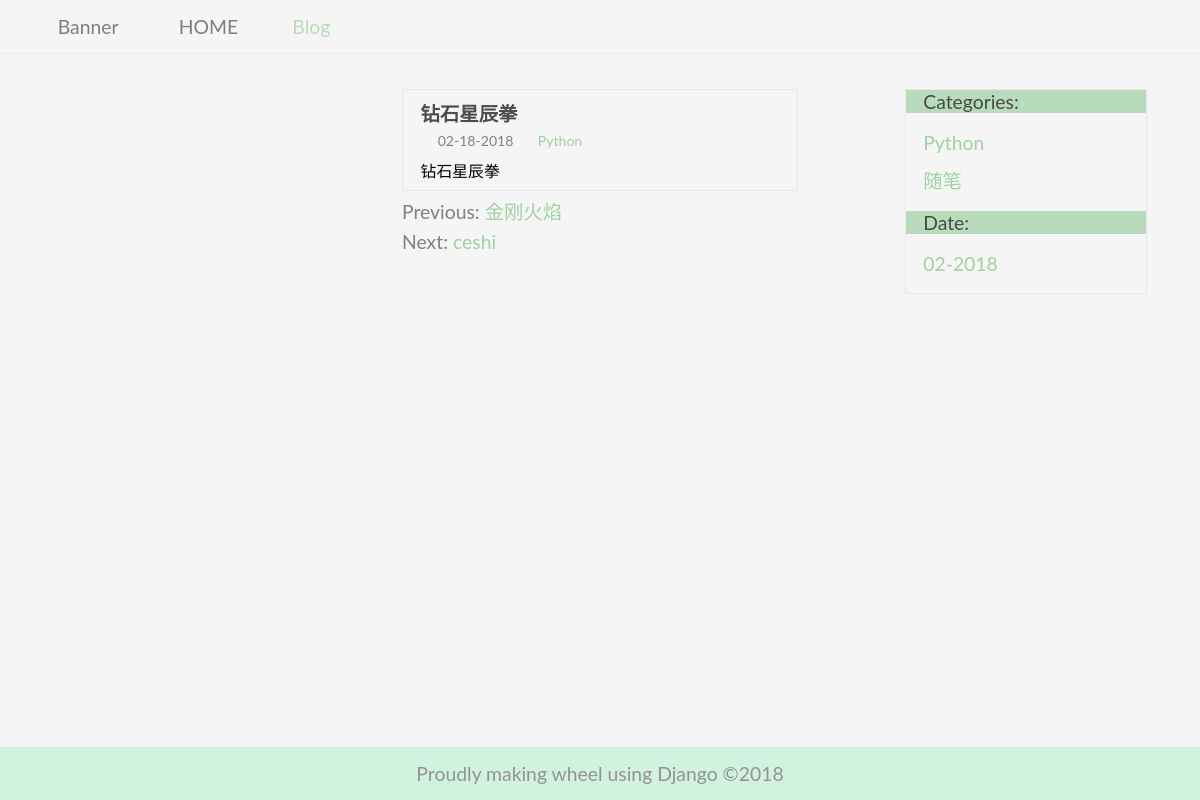
Page /blog/2 on the committed database.
### blog/models.py (models this page shows, shortened)
class Blog(models.Model):
    title = models.CharField(max_length=50, verbose_name='博客标题')
    blog_type = models.ForeignKey(BlogType, on_delete=models.DO_NOTHING, verbose_name='分类')
    content = models.TextField(verbose_name='博客内容')
    author = models.ForeignKey(User, on_delete=models.DO_NOTHING)
    created_time = models.DateTimeField(auto_now_add=True, verbose_name='发布时间')
    last_updated_time = models.DateTimeField(auto_now=True)
    image = models.ImageField(upload_to="media/%Y/%m", max_length=100,null=True,blank=True)
    class Meta:
        ordering = ['-created_time']

class BlogType(models.Model):
    type_name = models.CharField(max_length=15)
    def __str__(self):
        return self.type_name

### blog/views.py (the view)
# urls.py: path('<int:blog_pk>', views.blog_detail, name="blog_detail"),
def blog_detail(request, blog_pk):
    context = {}
    blog = get_object_or_404(Blog, pk=blog_pk)
    context['previous_blog'] = Blog.objects.filter(created_time__gt=blog.created_time).last()
    context['next_blog'] = Blog.objects.filter(created_time__lt=blog.created_time).first()
    context['blog'] = blog
    context['blog_types'] = BlogType.objects.all()
    context['blog_dates'] = Blog.objects.dates('created_time', 'month', order="DESC")
    return render_to_response('blog/blog_detail.html', context)

### templates/blog/blog_detail.html (shortened to what this page needs)
{% extends 'base.html' %}
{% block blog_active %}active{% endblock %}
{% block content %}
<section class="Myblog-container-left">
</section>
<section class="Myblog-container-middle">
    <article class="MyBlog-list">
        <div class="MyBlog-list-body">
            <h1 class="MyBlog-list-body_title">{{ blog.title}}</h1>
            <span class="MyBlog-list-body_date"><svg class="icon icon-sz" aria-hidden="true">
                    <use xlink:href="#icon-shizhong1"></use>
                </svg>{{blog.created_time|date:'m-d-Y'}}</span>
            <span class="MyBlog-list-body_type"><svg class="icon icon-bq" aria-hidden="true">
                    <use xlink:href="#icon-2"></use>
                </svg><a href="{% url 'blogs_with_type'  blog.blog_type.pk %}">{{ blog.blog_type }}</a></span>
            <span class="MyBlog-list-body_views"><svg class="icon icon-bq" aria-hidden="true">
                    <use xlink:href="#icon-view"></use>
                </svg></span>
            <p class="MyBlog-list-body_content">{{ blog.content }}</p>
        </div>
    </article>
    <div class="blog-more">
    <p class="article-number">Previous:
        {% if previous_blog %}
       <a href="{% url 'blog_detail' previous_blog.pk %}">{{ previous_blog.title }}</a>
    {% else %}
        No more blog
        {% endif %}
    </p>
        <p class="article-number">Next:
         {% if next_blog %}
       <a href="{% url 'blog_detail' next_blog.pk %}">{{ next_blog.title }}</a>
    {% else %}
        No more blog
        {% endif %}
       </p>
    </div>
</section>
<section class="Myblog-container-right">
    <div class="Myblog-container-right_type">
    <div class="Myblog-container-right_tag"><span>Categories:</span></div>
    <ul>
        {% for blog_type in blog_types %}
        <li><a href="{% url 'blogs_with_type' blog_type.pk %}">
            {{blog_type.type_name}}</a>
    </li>
        {% empty %}
        <li>暂无分类</li>
        {% endfor %}
    </ul>
        </div>
             <div class="Myblog-container-right_date">
    <div class="Myblog-container-right_tag"><span>Date:</span></div>
    <ul>
        {% for blog_date in blog_dates %}
        <li><a href="{% url 'blogs_with_date' blog_date.year blog_date.month %}">
            {{blog_date|date:"m-Y"}}</a>
    </li>
        {% empty %}
        <li>暂无博客</li>
        {% endfor %}
    </ul>
        </div>
</section>
{% endblock %}

### static/base.css (style rules this page uses)
* { margin: 0; padding: 0; font-family: 'Lato'; font-size: 1.1rem; }
li { list-style-type:none; }
.MyBlog-list-body_title,a { text-decoration: none; color: #4c4c4c; }
.article-number { color: #4c4c4c; margin-bottom:0.3rem }
.article-number a { color: #9fd1a3; }
.MyBlog { background-color: #f5f5f5; }
.Myblog-container-left { width:20%; height:20%; border:1px solid #f5f5f5; display:hidden }
.Myblog-container-middle { width:33%; }
.Myblog-container-right { border:1px solid #e7e7e7; width:20%; height:20%; }
.Myblog-container-right_tag { height:40%; background-color:#9fd1a3; opacity: 0.7; }
.Myblog-container-right_tag span { margin-left:1rem; }
.Myblog-container-right a { color: #9fd1a3; }
.Myblog-container-right ul { margin-top:1rem; margin-bottom:1rem; margin-left:1rem; }
.Myblog-container-right ul li { margin-bottom:0.7rem; }
.MyBlog-list { border: 1px solid #e7e7e7; margin-bottom: 0.3rem; }
.MyBlog-list-body { margin:0.5rem 1rem 0.3rem 1rem; }
.MyBlog-list-body_content { font-size: 0.9rem; margin-top: 0.5rem; margin-bottom: 0.5rem; }
.MyBlog-list-body_date, .MyBlog-list-body_views, .MyBlog-list-body_type, .MyBlog-list-body_type a { font-size: 0.8rem; color: grey }
.MyBlog-list-body_type a { color: #9fd1a3; }
.icon { width: 1em; height: 1em; vertical-align: -0.15em; fill: currentColor; overflow: hidden; }
.icon-sz { width: 0.7em; height: 0.7em; margin-bottom:0.08rem; margin-right:0.2rem }
.article-number { color:grey; font-size:1rem text-align:center }

### rows in the picture
Blog: title "钻石星辰拳", created_time "02-18-2018", blog_type "Python", content "钻石星辰拳"
Blog: title "金刚火焰"
Blog: title "ceshi"
BlogType: type_name "Python"
BlogType: type_name "随笔"

### other values in the picture
{{ blog_date|date:"m-Y" }} "02-2018"
